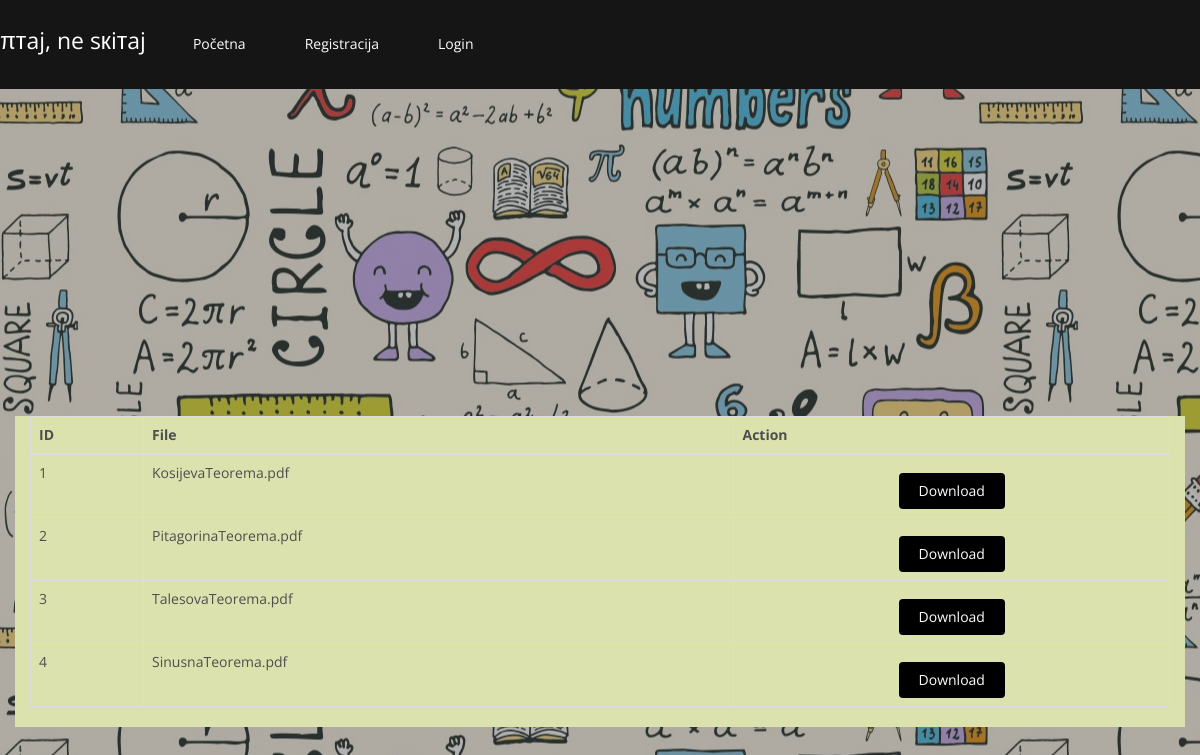
The page /oo.php on the database its author committed.
### tables this page shows
CREATE TABLE `newfiles` (
  `id` int(11) NOT NULL,
  `filename` varchar(100) NOT NULL,
  `type` varchar(40) NOT NULL DEFAULT 'application/octet-stream',
  `description` varchar(100) NOT NULL DEFAULT 'File Transfer',
  `disposition` varchar(20) NOT NULL DEFAULT 'attachment',
  `expires` varchar(10) NOT NULL DEFAULT '0',
  `cache` varchar(20) NOT NULL DEFAULT 'must-revalidate',
  `pragma` varchar(10) NOT NULL DEFAULT 'public'
);

### oo.php (the view, shortened to what this page needs)
<!DOCTYPE html>
<html lang="en">
<head>
    <link href="filestodownload/css/bootstrap.min.css" rel="stylesheet"/>
	<?php
		include("head.php");
	?>
</head>
<body class="homepage">
	<?php include("headerMeni.php"); ?>
	<br><br><br>
            <div class="bleja">
            <div class="container" style="margin-top: 350px; background-color: rgb(219,226,173);" >
        <table class="table table-bordered">
            <thead>
                <tr>
                    <th>ID</th>
                    <th>File</th>
                    <th>Action</th>
                </tr>
            </thead>
            <tbody>
                <?php
                include "filestodownload/config.php";
                $stmt = $db->prepare("select * from newfiles");
                $stmt->execute();
                while($row = $stmt->fetch()){
                ?>
                <tr>
                    <td><?php echo $row['id'] ?></td>
                    <td><?php echo $row['filename'] ?></td>
                    <td class="text-center"><a href="filestodownload/download.php?id=<?php echo $row['id'] ?>" class="btn btn-primary">Download</a></td>
                </tr>
                <?php
                }
                ?>
            </tbody>
        </table>
    </div>
</div>
</body>
</html>

### css/main.css (style rules this page uses)
body { background: #fff; font-family: 'Open Sans', sans-serif; color:#4e4e4e; line-height: 22px; }
a { color: #000000; -webkit-transition: color 300ms, background-color 300ms; -moz-transition: color 300ms, background-color 300ms; -o-transition: color 300ms, background-color 300ms; transition: color 300ms, background-color 300ms; }
.btn-primary { padding: 8px 20px; background: #000000; color: #fff; border-radius: 4px; border:none; margin-top: 10px; }

### headerMeni.php (style rules this page uses)
body { background-color: #F5DEB3; background-image: linear-gradient(rgba(0, 0, 0, 0.3), rgba(0, 0, 0, 0.3)), url("cover.jpg"); background-attachment: fixed; background-repeat: repeat; background-position: center; }

### rows shown on the page
newfiles: id "1", filename "KosijevaTeorema.pdf"
newfiles: id "2", filename "PitagorinaTeorema.pdf"
newfiles: id "3", filename "TalesovaTeorema.pdf"
newfiles: id "4", filename "SinusnaTeorema.pdf"
